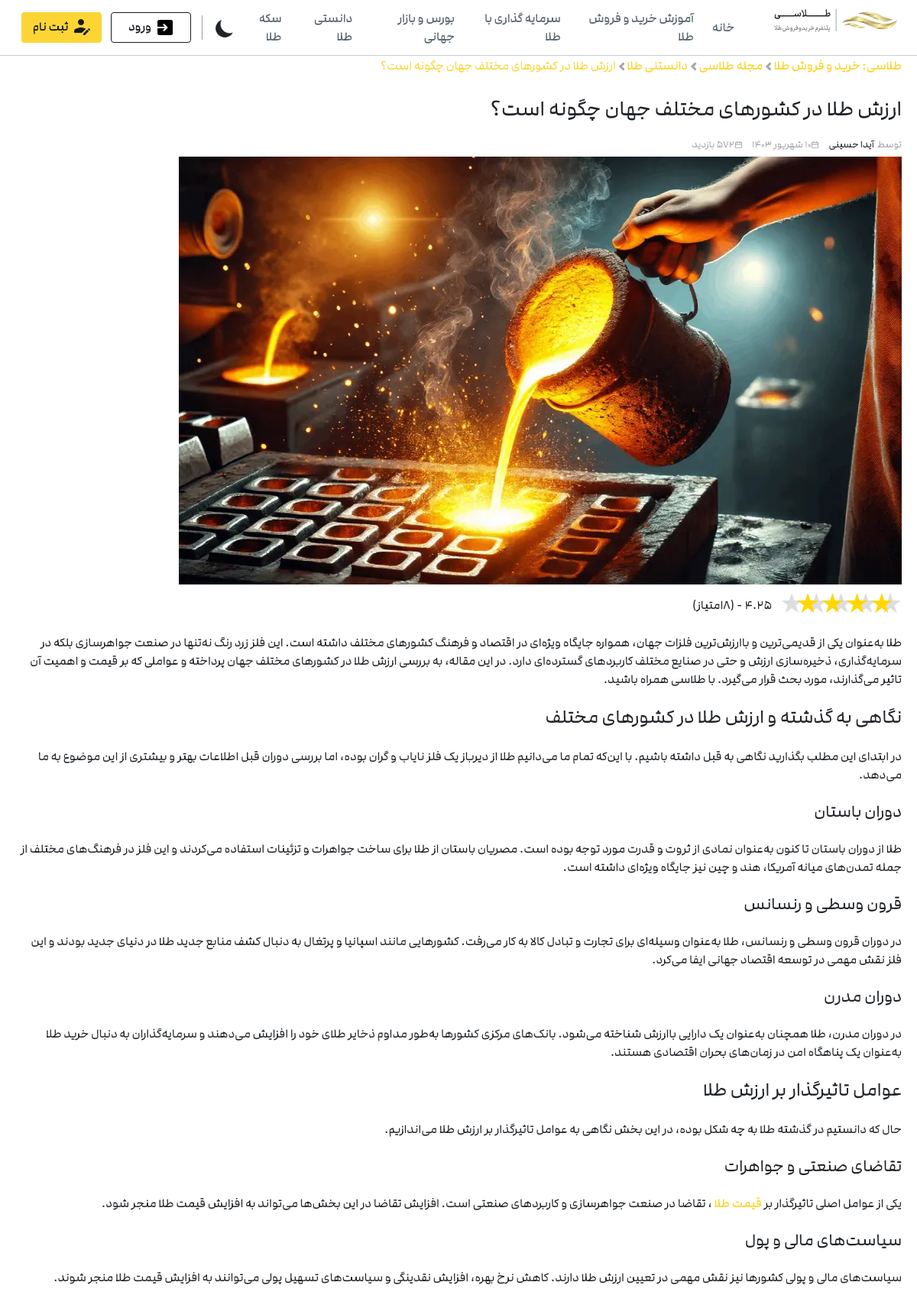
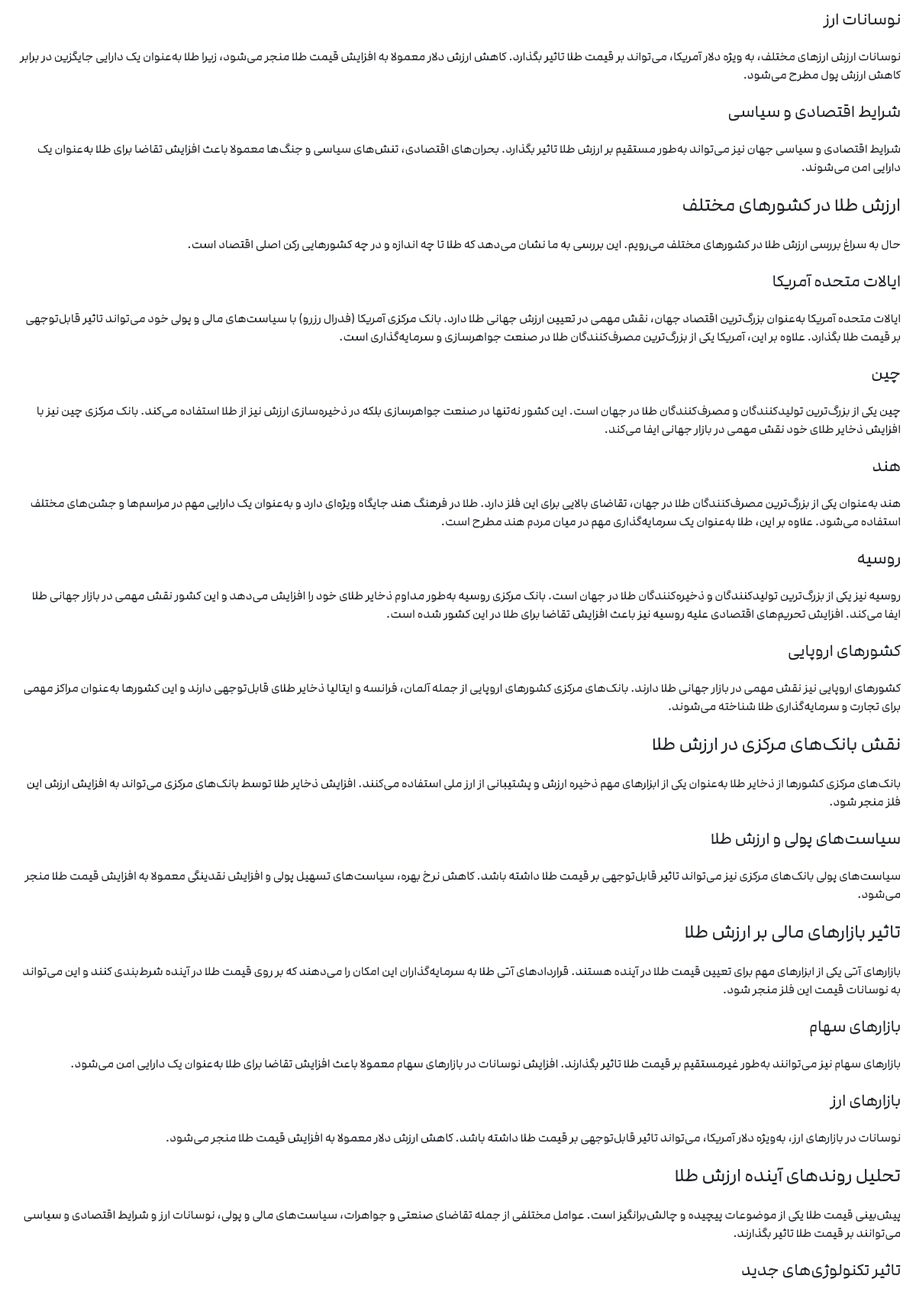
The page /blog/441e8393-82c6-4eec-bae2-f337d6da606a/ (upper part) on the database its author committed (2 pictures, top to bottom).
### blog/models.py (models this page shows, shortened)
class Blog(models.Model):
    title = models.CharField(max_length=200)
    author = models.ForeignKey("Blog_author",on_delete=models.CASCADE)
    text = MarkdownxField(null=True, blank=True)
    created = models.DateTimeField(auto_now_add=True)
    blogid = models.UUIDField(default=uuid.uuid4,primary_key=True,
                              unique=True,editable=False)
    blog_image = models.ImageField(default="golzaaar.webp")
    day = models.PositiveSmallIntegerField(
        validators=[MinValueValidator(1), MaxValueValidator(30)]
    )
    month = models.CharField(choices=MONTHS, max_length=50)
    year = models.IntegerField()
    view_count = models.PositiveIntegerField(default=0)
    subject  = models.CharField(choices=PHRASES, max_length=50,default="دانستنی طلا")

class Blog_author(models.Model):
    name = models.CharField(max_length=200)
    authorid = models.UUIDField(default=uuid.uuid4,primary_key=True,
                              unique=True,editable=False)
    discription = models.TextField(null=True,blank=True)
    author_img = models.ImageField()

### blog/views.py (the view, shortened to what this page needs)
# urls.py: path("blog/<str:pk>/",views.blog,name="blog"),
def blog(request,pk):
    blog = Blog.objects.get(blogid = pk)
    blog.view_count += 1
    blog.save()
    blog.text = markdown.markdown(blog.text)
    reviews = blog.reviews.all()
    howmany = blog.reviews.count()
    form = Review()
    if request.method == 'POST':
        form = Review(request.POST)
        if form.is_valid():
            review_ = form.save(commit=False)
            review_.blog = blog
            review_.save()
    ratings = Blog_rating.objects.filter(blog=blog)
    ratings_count = ratings.count()
    if ratings_count != 0 :
        x = 0
        for i in ratings:
            x += i.rating
        rating_av = (x / ratings_count) * 20
        rating_av = f"{rating_av:.2f}"
        rating_av2 = (x / ratings_count)
        rating_av2 = f"{rating_av2:.2f}"
    else:
        rating_av = 0
        rating_av2 = 0
    related_blogs = Blog.objects.filter(subject=blog.subject).exclude(title=blog.title)[:4]
    subject_url = f"{blog.subject}"
    return render(request,"blog.html",{"context":blog,"reviews" : reviews,"form": form,"many":howmany,"rating": rating_av,"rating2":rating_av2,"count_rating":ratings_count,"related": related_blogs,"sub":subject_url})

### templates/blog.html (shortened to what this page needs)
{% extends "base_blog.html" %}
{% block content %}
{% load static %}
    <div class="wp-page-container">
      <div class="wp-page-content">
        <div class="blog_pagebody">
          <article class="blog-mainData">
            <div class="blog_elementView__8j4LW">
              <ul class="blog_breadCrumb__mieF5">
                <li><a href="/">طلاسی: خرید و فروش طلا</a></li>
                <img
                  alt="فلش چپ"
                  loading="lazy"
                  width="9"
                  height="12"
                  decoding="async"
                  data-nimg="1"
                  src="{% static "img/arrowLeft.svg" %}"
                  style="color: transparent"
                />
                <li><a href="{% url "blogs" %}">مجله طلاسی</a></li>
                <img
                  alt="فلش چپ"
                  loading="lazy"
                  width="9"
                  height="12"
                  decoding="async"
                  data-nimg="1"
                  src="{% static "img/arrowLeft.svg" %}"
                  style="color: transparent"
                />
                <li><a href="{% url sub %}">{{context.subject}}</a></li>
                <img
                  alt="فلش چپ"
                  loading="lazy"
                  width="9"
                  height="12"
                  decoding="async"
                  data-nimg="1"
                  src="{% static "img/arrowLeft.svg" %}"
                  style="color: transparent"
                />
                <li><span>{{context.title}}</span></li>
              </ul>
              <div class="blog_elementViewItem__dyPtL">
                <div class="blog_itemContent__ODNOA">
                  <div class="blog_textContainer__w1ztU">
                    <h1>{{context.title}}</h1>
                  </div>
                </div>
              </div>
              <div class="blog_moreData__QUjo5">
                <ul class="moreItem_moreData__LR8RV">
                  <div class="moreItem_moreDataContent__dF8j_">
                    <a class="moreItem_moreDataItem__pSgI3" href="/mag/@ida"
                      ><span>توسط</span
                      ><span class="moreItem_author__3kfgN">{{context.author.name}}</span></a
                    >
                  </div>
                  <div class="moreItem_moreDataContent__dF8j_">
                    <li class="moreItem_moreDataItem__pSgI3">
                      <img
                        alt="تاریخ انتشار مقاله"
                        loading="lazy"
                        width="11"
                        height="11"
                        decoding="async"
                        data-nimg="1"
                        src="{% static "img/calender.svg" %}"
                        style="color: transparent"
                      /><span>{{context.day}} {{context.month}} {{context.year}}</span>
                    </li>
                  </div>
                  <div class="moreItem_moreDataContent__dF8j_">
                    <li class="moreItem_moreDataItem__pSgI3">
                      <img
                        alt="تاریخ انتشار مقاله"
                        loading="lazy"
                        width="11"
                        height="11"
                        decoding="async"
                        data-nimg="1"
                        src="{% static "img/calender.svg" %}"
                        style="color: transparent"
                      /><span>{{context.view_count}} بازدید</span>
                    </li>
                  </div>
                </ul>
              </div>
              <div class="blog_elementViewItem__dyPtL">
                <div class="blog_itemContent__ODNOA">
                  <div class="blog_imgContainer__BiBFG">
                    <img
                      alt="{{context.title}}"
                      loading="lazy"
                      width="946"
                      height="560"
                      decoding="async"
                      data-nimg="1"
                      class="blog_mainImg__fhLaU"
                      src="{{context.blog_image.url}}"
                      style="color: transparent"
                    />
                  </div>
                </div>
              </div>
              <div class="blog_rating__dvMme">
                <div class="container-star">
                  <div class="rate">
                    <label for="star5" title="text">5 stars</label>
                    <label for="star4" title="text">4 stars</label>
                    <label for="star3" title="text">3 stars</label>
                    <label for="star2" title="text">2 stars</label>
                    <label for="star1" title="text">1 star</label>
                  </div>
                  <div class="star-rating"></div>
                </div>
                <div class="blog_texts__xwi2r">
                  <span>{{rating2}} - ({{count_rating}}امتیاز)</span>
                </div>
              </div>
              <div class="blog_elementViewItem__dyPtL">
                <div class="blog_itemContent__ODNOA">
                  <div class="blog_textContainer__w1ztU">
                    {{ context.text|safe }}
                  </div>
                </div>
              </div>
            </div>
          </article>
        </div>
      </div>
    </div>
{% endblock content %}

### static/css/home.css (style rules this page uses)
* { font-family: modam2; margin: 0; padding: 0; direction: rtl; }
a { text-decoration: none; font-family: modam; }
ul { list-style: none; margin-bottom: 0; }
.wp-page-container { padding-top: 74px; width: 100%; max-width: 2000px; margin: 0 auto; }
.wp-page-content { margin: 0 auto; max-width: 1340px; padding: 0 20px; }
.moreItem_moreDataContent__dF8j_, .moreItem_moreData__LR8RV { display: flex; align-items: center; }
.moreItem_moreData__LR8RV { margin-top: 5px; flex-wrap: wrap; }
.moreItem_moreDataItem__pSgI3 { display: flex; align-items: center; margin-left: 12px; margin-bottom: 6px; }
.moreItem_moreDataItem__pSgI3 span { color: #a5a6aa; font-size: 0.8rem; font-weight: 500; width: max-content; }
.star-rating { display: inline-block; font-size: 0; position: absolute; width: 150px; height: 30px; right: 10px; }
.star-rating::after { content: "★★★★★"; font-size: 36px; color: #ddd; position: absolute; top: 0; left: 0; z-index: 0; }
.star-rating::before { content: "★★★★★"; font-size: 36px; color: #ffd700; position: absolute; top: 0; right: 0; z-index: 1; width: 50%; overflow: hidden; }
* { margin: 0; padding: 0; }
.rate { float: left; position: absolute; right: 10px; z-index: 5; }
.rate:not(:checked) > label { float: left; width: 30px; overflow: hidden; white-space: nowrap; cursor: pointer; font-size: 36px; color: transparent; }
.rate:not(:checked) > label:before { content: "★ "; }
.container-star { height: 50px; position: relative; }
.blog_texts__xwi2r { margin-right: 170px; margin-top: -35px; }
.blog_textContainer__w1ztU { width: 100%; display: flex; flex-direction: column; margin-top: 25px; }
.blog_textContainer__w1ztU p { display: block; width: 100%; margin-bottom: 20px; }
.blog_textContainer__w1ztU h2 { font-size: 1.55rem; line-height: 37px; margin-bottom: 20px; }
.blog_textContainer__w1ztU h3 { font-size: 1.38rem; line-height: 33px; margin-bottom: 20px; }
.blog_textContainer__w1ztU a { color: #fcd535; }
.blog_breadCrumb__mieF5 li { display: inline-block; }
.blog_breadCrumb__mieF5 li a { color: #fcd535; }
.blog_breadCrumb__mieF5 li span { color: #fcd535; }
.moreItem_author__3kfgN { color: #1f2328 !important; margin-right: 4px; transition: all 0.4s; }
.blog_textContainer__w1ztU h1 { font-size: 1.75rem; line-height: 40px; margin-bottom: 12px; }

### rows shown on the page
Blog: subject "دانستنی طلا", title "ارزش طلا در کشورهای مختلف جهان چگونه است؟", author.name "آیدا حسینی", month "شهریور", year "1403", blog_image (picture), text "طلا به‌عنوان یکی از قدیمی‌ترین و باارزش‌ترین فلزات جهان، همواره جایگاه ویژه‌ای در اقتصاد و فرهنگ کشورهای مختلف داشته است. این فلز زرد رنگ نه‌تنها در صنعت جواهرسازی بلکه در سرمایه‌گذاری، ذخیره‌سازی ارزش و حتی در صنایع مختلف کاربردهای گسترده‌ای دارد. در این مقاله، به بررسی ارزش طلا در کشورهای مختلف جهان پرداخته و عواملی که بر قیمت و اهمیت آن تاثیر می‌گذارند، مورد بحث قرار می‌گیرد. با طلاسی همراه باشید. نگاهی به گذشته و ارزش طلا در کشورهای مختلف در ابتدای این مطلب بگذارید نگاهی به قبل داشته باشیم. با این‌که تمام ما می‌دانیم طلا از دیرباز یک فلز نایاب و گران بوده، اما بررسی دوران قبل اطلاعات بهتر و بیشتری از این موضوع به ما می‌دهد. دوران باستان طلا از دوران باستان تا کنون به‌عنوان نمادی از ثروت…"

### other values the page prints
{{ count_rating }} "8"
